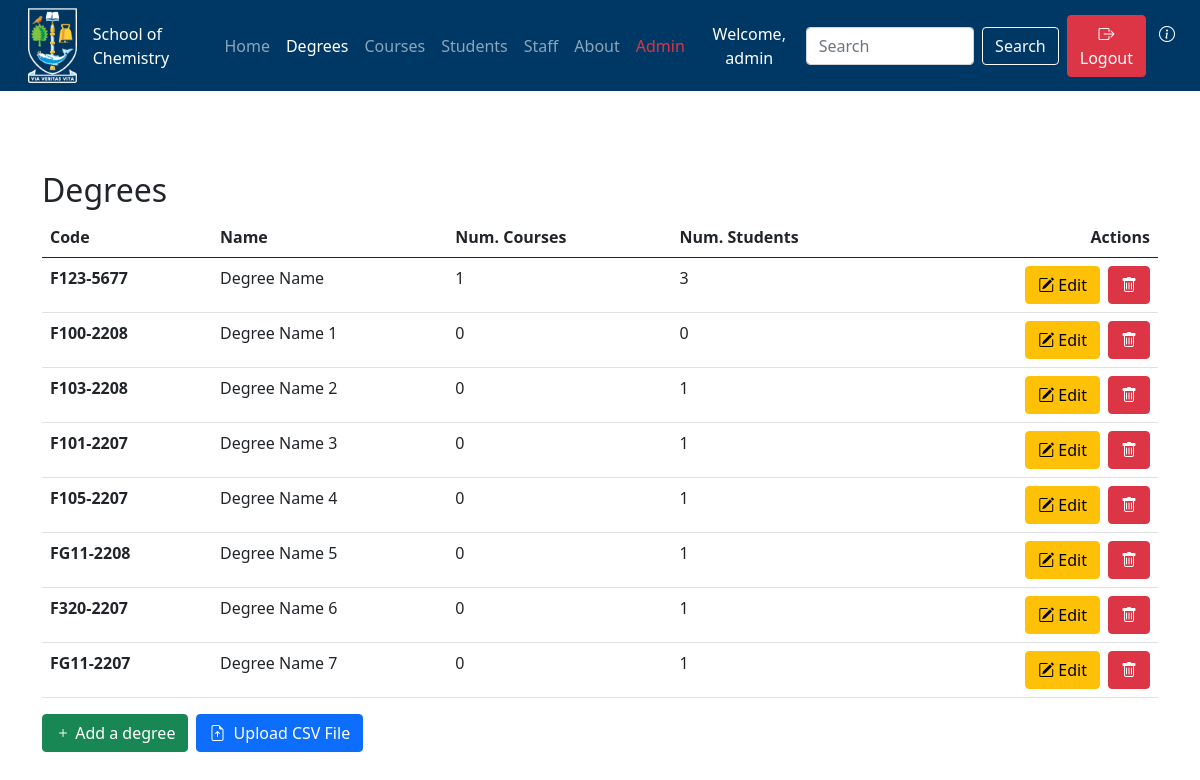
The page /chemapp/degrees/ (signed in) on the database its author committed.
### chemapp/models.py (models this page shows, shortened)
class Degree(models.Model):
    degreeCode = models.CharField(max_length=30,
                                  unique=True,
                                  help_text='eg.4H-CMC')
    name = models.CharField(max_length=200)
    numberOfCourses = models.PositiveIntegerField(default=0,
                                                  verbose_name="Number of Courses")
    numberOfStudents = models.PositiveIntegerField(default=0,
                                                   verbose_name="Number of Students")
    slug = models.SlugField(unique=True)

### chemapp/views.py (the view)
# urls.py: path('degrees/', views.degrees, name='degrees'),
@login_required
def degrees(request):
    degreesDict = {}
    degrees = Degree.objects.all()
    degreesDict['degrees'] = degrees
    return render(request, 'chemapp/degrees.html', context=degreesDict)

### templates/chemapp/degrees.html (shortened to what this page needs)
{% extends 'chemapp/base.html' %}
{% block body_block %}
<div class="container ">
  <h2> Degrees </h2>
    {% if degrees %}
    <table class="table table-hover">
    <thead>
      <tr>
        <th scope="col">Code</th>
        <th scope="col">Name</th>
        <th scope="col">Num. Courses</th>
        <th scope="col">Num. Students</th>
        <th scope="col" class="text-end">Actions</th>
      </tr>
    </thead>
    <tbody>
      {% for degree in degrees %}
      <tr>
        <th scope="row">{{ degree.degreeCode }} </th>
        <td>{{degree.name}}</td>
        <td>{{degree.numberOfCourses}}</td>
        <td>{{degree.numberOfStudents}}</td>
        <td>
          <div class="d-grid gap-2 d-md-flex justify-content-md-end">
            {% if perms.chemapp.change_degree %}
            <a class="btn btn-warning " href="{% url 'chemapp:edit_degree' degree_code_slug=degree.slug %}"><i class="bi bi-pencil-square"></i> Edit</a>
            {% endif %}
            {% if perms.chemapp.delete_degree %}
            <a type="button" class="btn btn-danger" data-bs-toggle="modal" data-bs-target="#A{{ degree.degreeCode }}"><i class="bi bi-trash"></i></a>
            {% endif %}
          </div>
          </div>
        </td>
      </tr>
      {% endfor %}
    {% else %}
        <h4>There are no degrees!</h4>
    {% endif %}
    {% if perms.chemapp.add_degree %}
    <div class="mt-3 d-grid gap-2 d-md-flex justify-content-md-start">
       <a class="btn btn-success " href="{% url 'chemapp:add_degree' %}"><i class="bi bi-plus"></i> Add a degree</a>
       <a class="btn btn-primary " href="{% url 'chemapp:upload_degree_csv' %}"><i class="pe-1 bi bi-file-earmark-arrow-up"></i>  Upload CSV File</a>
    </div>
    {% endif %}
{% endblock %}

### templates/chemapp/base.html (shortened to what this page needs)
<!DOCTYPE html>
{% include 'chemapp/message.html' %}
{% load static %}
<html lang="en">
<head>
  <link rel="stylesheet"  type="text/css" href="{% static 'css/style.css' %}">
  <link rel="stylesheet" href="https://cdn.jsdelivr.net/npm/bootstrap-icons@1.3.0/font/bootstrap-icons.css">
  <link href="https://cdn.jsdelivr.net/npm/bootstrap@5.0.0-beta1/dist/css/bootstrap.min.css" rel="stylesheet">
  <link rel="stylesheet" href="{% static 'js/jquery-ui/jquery-ui.min.css' %}" type="text/css" />
</head>
<div  id="topheader">
  <nav class="navbar  navbar-expand-lg navbar-dark text-white bg-logo mb-5 ">
    <div class="container-fluid text-white">
      <a class="navbar-brand" href="#">
        <a href="{% url 'chemapp:home' %}">
          <img src="{% static 'images/just_logo.png' %}" alt="UofG logo" height="75" class="me-3" >
        </a>
        School of Chemistry
      </a>
      <div class="collapse navbar-collapse" id="navbarNav">
        <ul class="navbar-nav me-auto mb-2 mb-lg-0">
          {% if user.is_authenticated %}
          <li class="nav-item ">
            <a class="nav-link  "  href="{% url 'chemapp:home' %}">Home</a>
          </li>
          <li class="nav-item">
            <a class="nav-link " href="{% url 'chemapp:degrees' %}">Degrees</a>
          </li>
          <li class="nav-item">
            <a class="nav-link" href="{% url 'chemapp:courses' %}">Courses</a>
          </li>
          <li class="nav-item">
            <a class="nav-link" href="{% url 'chemapp:students' %}">Students</a>
          </li>
          <li class="nav-item">
            <a class="nav-link" href="{% url 'chemapp:staff' %}">Staff</a>
          </li>
          <li class="nav-item">
            <a class="nav-link" href="{% url 'chemapp:about' %}">About</a>
          </li>
          {% if user.is_superuser %}
          <li class="nav-item">
            <a class="nav-link text-danger" href="/admin">Admin</a>
          </li>
          {% endif %}
        </ul>
        <form class="d-flex">
          <a class="btn text-white pe-none" type="submit">Welcome, {{request.user.username}}</a>
        </form>
        <form class="d-flex " action="{% url 'chemapp:search_site' %}" method="GET" value="{{request.GET.q}}">
          <input class="form-control me-2" type="Search" name="q" value="{{request.GET.q}}" placeholder="Search"/>
          <input class="btn btn-outline-light me-2"type="submit" name="submit" value="Search"/>
        </form>
        <form class="d-flex">
          <a type="button" class="btn btn-danger" data-bs-toggle="modal" data-bs-target="#logoutModal"><i class="bi bi-box-arrow-right"></i> Logout</a>
          <a type="button" class="btn text-white " data-bs-toggle="modal" data-bs-target="#HelpModal"><i class="bi bi-info-circle"></i> </a>
        </form>
        {% else %}
        <li class="nav-item">
          <a class="nav-link" href="{% url 'chemapp:login' %}">Login</a>
        </li>
      </ul>
      {% endif %}
    </div>
  </div>
</nav>
</div>
<body>
  <div class="mb-2">&nbsp;</div>
{% block body_block %}
{% endblock %}
</body>
</html>

### static/css/style.css (style rules this page uses)
.bg-logo { background-color: #003865; }
html { min-height:100%; }
body { min-height:100vh; padding-bottom: 50px; }

### rows shown on the page
Degree: degreeCode "F123-5677", name "Degree Name", numberOfCourses "1", numberOfStudents "3"
Degree: degreeCode "F100-2208", name "Degree Name 1", numberOfCourses "0", numberOfStudents "0"
Degree: degreeCode "F103-2208", name "Degree Name 2", numberOfCourses "0", numberOfStudents "1"
Degree: degreeCode "F101-2207", name "Degree Name 3", numberOfCourses "0", numberOfStudents "1"
Degree: degreeCode "F105-2207", name "Degree Name 4", numberOfCourses "0", numberOfStudents "1"
Degree: degreeCode "FG11-2208", name "Degree Name 5", numberOfCourses "0", numberOfStudents "1"
Degree: degreeCode "F320-2207", name "Degree Name 6", numberOfCourses "0", numberOfStudents "1"
Degree: degreeCode "FG11-2207", name "Degree Name 7", numberOfCourses "0", numberOfStudents "1"

### other values the page prints
{{ request.user.username }} "admin"
